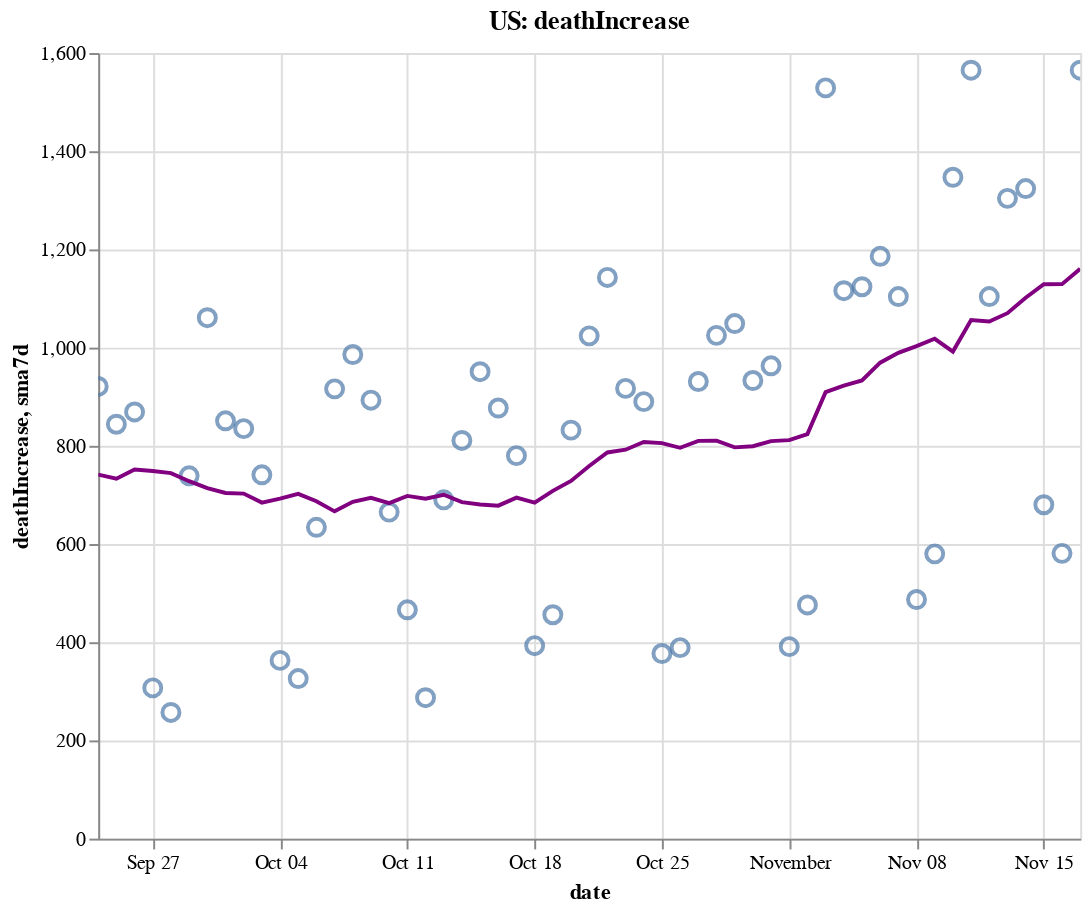

The code cell stored with this chart in its notebook:
### Code cell
create_plot(us, 'deathIncrease')

### Figure 1 — Vega-Lite specification as saved in the notebook (floating-point values rounded to 4 significant figures)
{"config": {"view": {"continuousWidth": 400, "continuousHeight": 300}}, "layer": [{"layer": [{"mark": {"type": "point", "size": 75}, "encoding": {"tooltip": [{"type": "temporal", "field": "date"}, {"type": "quantitative", "field": "deathIncrease"}, {"type": "quantitative", "field": "sma7d"}], "x": {"type": "temporal", "field": "date"}, "y": {"type": "quantitative", "field": "deathIncrease"}}, "selection": {"selector006": {"type": "interval", "bind": "scales", "encodings": ["x", "y"]}}}, {"mark": {"type": "line", "color": "purple"}, "encoding": {"x": {"type": "temporal", "field": "date"}, "y": {"type": "quantitative", "field": "sma7d"}}}]}, {"mark": {"type": "rule", "color": "#aaa"}, "encoding": {"x": {"type": "temporal", "field": "date"}}, "transform": [{"filter": {"selection": "selector005"}}]}, {"mark": "circle", "encoding": {"opacity": {"condition": {"value": 1, "selection": "selector005"}, "value": 0}, "tooltip": [{"type": "temporal", "field": "date"}, {"type": "quantitative", "field": "deathIncrease"}, {"type": "quantitative", "field": "sma7d"}], "x": {"type": "temporal", "field": "date"}, "y": {"type": "quantitative", "field": "deathIncrease"}}, "selection": {"selector005": {"type": "single", "encodings": ["x"], "on": "mouseover", "nearest": true, "empty": "none"}}}, {"mark": {"type": "text", "align": "left", "dx": 5, "dy": -5, "stroke": "white", "strokeWidth": 2}, "encoding": {"text": {"type": "quantitative", "field": "deathIncrease"}, "tooltip": [{"type": "temporal", "field": "date"}, {"type": "quantitative", "field": "deathIncrease"}, {"type": "quantitative", "field": "sma7d"}], "x": {"type": "temporal", "field": "date"}, "y": {"type": "quantitative", "field": "deathIncrease"}}, "transform": [{"filter": {"selection": "selector005"}}]}, {"mark": {"type": "text", "align": "left", "dx": 5, "dy": -5}, "encoding": {"text": {"type": "quantitative", "field": "deathIncrease"}, "tooltip": [{"type": "temporal", "field": "date"}, {"type": "quantitative", "field": "deathIncrease"}, {"type": "quantitative", "field": "sma7d"}], "x": {"type": "temporal", "field": "date"}, "y": {"type": "quantitative", "field": "deathIncrease"}}, "transform": [{"filter": {"selection": "selector005"}}]}], "data": {"name": "data-0522ab9dbb67c2e331b818c999f19ddf"}, "height": 400, "title": "US: deathIncrease", "width": 500, "$schema": "https://vega.github.io/schema/vega-lite/v4.8.1.json", "datasets": {"data-0522ab9dbb67c2e331b818c999f19ddf": [{"date": "2020-09-24T00:00:00", "totalTestResultsIncrease": 1038000.0, "positiveIncrease": 43370.0, "death": 194800.0, "deathIncrease": 921.0, "positiveRate": 0.042, "state": "US", "sma7d": 741.3}, {"date": "2020-09-25T00:00:00", "totalTestResultsIncrease": 1112000.0, "positiveIncrease": 55000.0, "death": 195700.0, "deathIncrease": 844.0, "positiveRate": 0.049, "state": "US", "sma7d": 733.1}, {"date": "2020-09-26T00:00:00", "totalTestResultsIncrease": 1123000.0, "positiveIncrease": 47590.0, "death": 196600.0, "deathIncrease": 869.0, "positiveRate": 0.042, "state": "US", "sma7d": 751.6}, {"date": "2020-09-27T00:00:00", "totalTestResultsIncrease": 905600.0, "positiveIncrease": 35060.0, "death": 196900.0, "deathIncrease": 307.0, "positiveRate": 0.039, "state": "US", "sma7d": 748.7}, {"date": "2020-09-28T00:00:00", "totalTestResultsIncrease": 1164000.0, "positiveIncrease": 36050.0, "death": 197100.0, "deathIncrease": 257.0, "positiveRate": 0.031, "state": "US", "sma7d": 744.4}, {"date": "2020-09-29T00:00:00", "totalTestResultsIncrease": 914100.0, "positiveIncrease": 36290.0, "death": 197900.0, "deathIncrease": 739.0, "positiveRate": 0.04, "state": "US", "sma7d": 728.0}, {"date": "2020-09-30T00:00:00", "totalTestResultsIncrease": 904400.0, "positiveIncrease": 44260.0, "death": 198900.0, "deathIncrease": 1061.0, "positiveRate": 0.049, "state": "US", "sma7d": 714.0}, {"date": "2020-10-01T00:00:00", "totalTestResultsIncrease": 998200.0, "positiveIncrease": 45490.0, "death": 199800.0, "deathIncrease": 851.0, "positiveRate": 0.046, "state": "US", "sma7d": 704.0}, {"date": "2020-10-02T00:00:00", "totalTestResultsIncrease": 1242000.0, "positiveIncrease": 49150.0, "death": 200600.0, "deathIncrease": 835.0, "positiveRate": 0.04, "state": "US", "sma7d": 702.7}, {"date": "2020-10-03T00:00:00", "totalTestResultsIncrease": 1100000.0, "positiveIncrease": 51000.0, "death": 201400.0, "deathIncrease": 741.0, "positiveRate": 0.046, "state": "US", "sma7d": 684.4}, {"date": "2020-10-04T00:00:00", "totalTestResultsIncrease": 1029000.0, "positiveIncrease": 38240.0, "death": 201700.0, "deathIncrease": 363.0, "positiveRate": 0.037, "state": "US", "sma7d": 692.4}, {"date": "2020-10-05T00:00:00", "totalTestResultsIncrease": 990500.0, "positiveIncrease": 37840.0, "death": 202000.0, "deathIncrease": 326.0, "positiveRate": 0.038, "state": "US", "sma7d": 702.3}, {"date": "2020-10-06T00:00:00", "totalTestResultsIncrease": 907000.0, "positiveIncrease": 38560.0, "death": 202700.0, "deathIncrease": 634.0, "positiveRate": 0.043, "state": "US", "sma7d": 687.3}, {"date": "2020-10-07T00:00:00", "totalTestResultsIncrease": 973500.0, "positiveIncrease": 50400.0, "death": 203600.0, "deathIncrease": 916.0, "positiveRate": 0.052, "state": "US", "sma7d": 666.6}, {"date": "2020-10-08T00:00:00", "totalTestResultsIncrease": 1149000.0, "positiveIncrease": 55120.0, "death": 204600.0, "deathIncrease": 986.0, "positiveRate": 0.048, "state": "US", "sma7d": 685.9}, {"date": "2020-10-09T00:00:00", "totalTestResultsIncrease": 1201000.0, "positiveIncrease": 56730.0, "death": 205500.0, "deathIncrease": 893.0, "positiveRate": 0.047, "state": "US", "sma7d": 694.1}, {"date": "2020-10-10T00:00:00", "totalTestResultsIncrease": 1247000.0, "positiveIncrease": 57230.0, "death": 206100.0, "deathIncrease": 665.0, "positiveRate": 0.046, "state": "US", "sma7d": 683.3}, {"date": "2020-10-11T00:00:00", "totalTestResultsIncrease": 1083000.0, "positiveIncrease": 46690.0, "death": 206600.0, "deathIncrease": 466.0, "positiveRate": 0.043, "state": "US", "sma7d": 698.0}, {"date": "2020-10-12T00:00:00", "totalTestResultsIncrease": 1064000.0, "positiveIncrease": 42770.0, "death": 206900.0, "deathIncrease": 287.0, "positiveRate": 0.04, "state": "US", "sma7d": 692.4}, {"date": "2020-10-13T00:00:00", "totalTestResultsIncrease": 1041000.0, "positiveIncrease": 48150.0, "death": 207600.0, "deathIncrease": 690.0, "positiveRate": 0.046, "state": "US", "sma7d": 700.4}, {"date": "2020-10-14T00:00:00", "totalTestResultsIncrease": 1041000.0, "positiveIncrease": 56250.0, "death": 208400.0, "deathIncrease": 811.0, "positiveRate": 0.054, "state": "US", "sma7d": 685.4}, {"date": "2020-10-15T00:00:00", "totalTestResultsIncrease": 1102000.0, "positiveIncrease": 62850.0, "death": 209300.0, "deathIncrease": 951.0, "positiveRate": 0.057, "state": "US", "sma7d": 680.4}, {"date": "2020-10-16T00:00:00", "totalTestResultsIncrease": 1230000.0, "positiveIncrease": 67930.0, "death": 210200.0, "deathIncrease": 877.0, "positiveRate": 0.055, "state": "US", "sma7d": 678.1}, {"date": "2020-10-17T00:00:00", "totalTestResultsIncrease": 1295000.0, "positiveIncrease": 57740.0, "death": 211000.0, "deathIncrease": 780.0, "positiveRate": 0.045, "state": "US", "sma7d": 694.6}, {"date": "2020-10-18T00:00:00", "totalTestResultsIncrease": 1056000.0, "positiveIncrease": 48620.0, "death": 211400.0, "deathIncrease": 393.0, "positiveRate": 0.046, "state": "US", "sma7d": 684.1}, {"date": "2020-10-19T00:00:00", "totalTestResultsIncrease": 1131000.0, "positiveIncrease": 56900.0, "death": 211800.0, "deathIncrease": 456.0, "positiveRate": 0.05, "state": "US", "sma7d": 708.3}, {"date": "2020-10-20T00:00:00", "totalTestResultsIncrease": 948700.0, "positiveIncrease": 60330.0, "death": 212700.0, "deathIncrease": 832.0, "positiveRate": 0.064, "state": "US", "sma7d": 728.6}, {"date": "2020-10-21T00:00:00", "totalTestResultsIncrease": 939500.0, "positiveIncrease": 60670.0, "death": 213700.0, "deathIncrease": 1024.0, "positiveRate": 0.065, "state": "US", "sma7d": 759.0}, {"date": "2020-10-22T00:00:00", "totalTestResultsIncrease": 1219000.0, "positiveIncrease": 72890.0, "death": 214800.0, "deathIncrease": 1143.0, "positiveRate": 0.06, "state": "US", "sma7d": 786.4}, {"date": "2020-10-23T00:00:00", "totalTestResultsIncrease": 1379000.0, "positiveIncrease": 82230.0, "death": 215800.0, "deathIncrease": 917.0, "positiveRate": 0.06, "state": "US", "sma7d": 792.1}, {"date": "2020-10-24T00:00:00", "totalTestResultsIncrease": 1321000.0, "positiveIncrease": 82730.0, "death": 216700.0, "deathIncrease": 890.0, "positiveRate": 0.063, "state": "US", "sma7d": 807.9}, {"date": "2020-10-25T00:00:00", "totalTestResultsIncrease": 1191000.0, "positiveIncrease": 65080.0, "death": 217000.0, "deathIncrease": 377.0, "positiveRate": 0.055, "state": "US", "sma7d": 805.6}, {"date": "2020-10-26T00:00:00", "totalTestResultsIncrease": 1201000.0, "positiveIncrease": 62100.0, "death": 217400.0, "deathIncrease": 389.0, "positiveRate": 0.052, "state": "US", "sma7d": 796.0}, {"date": "2020-10-27T00:00:00", "totalTestResultsIncrease": 1081000.0, "positiveIncrease": 73000.0, "death": 218300.0, "deathIncrease": 931.0, "positiveRate": 0.068, "state": "US", "sma7d": 810.1}, {"date": "2020-10-28T00:00:00", "totalTestResultsIncrease": 1086000.0, "positiveIncrease": 78630.0, "death": 219400.0, "deathIncrease": 1025.0, "positiveRate": 0.072, "state": "US", "sma7d": 810.3}, {"date": "2020-10-29T00:00:00", "totalTestResultsIncrease": 1325000.0, "positiveIncrease": 87980.0, "death": 220400.0, "deathIncrease": 1049.0, "positiveRate": 0.066, "state": "US", "sma7d": 796.9}, {"date": "2020-10-30T00:00:00", "totalTestResultsIncrease": 1362000.0, "positiveIncrease": 96700.0, "death": 221400.0, "deathIncrease": 933.0, "positiveRate": 0.071, "state": "US", "sma7d": 799.1}, {"date": "2020-10-31T00:00:00", "totalTestResultsIncrease": 1374000.0, "positiveIncrease": 90500.0, "death": 222300.0, "deathIncrease": 963.0, "positiveRate": 0.066, "state": "US", "sma7d": 809.6}, {"date": "2020-11-01T00:00:00", "totalTestResultsIncrease": 1140000.0, "positiveIncrease": 74050.0, "death": 222700.0, "deathIncrease": 391.0, "positiveRate": 0.065, "state": "US", "sma7d": 811.6}, {"date": "2020-11-02T00:00:00", "totalTestResultsIncrease": 1328000.0, "positiveIncrease": 82240.0, "death": 223200.0, "deathIncrease": 476.0, "positiveRate": 0.062, "state": "US", "sma7d": 824.0}, {"date": "2020-11-03T00:00:00", "totalTestResultsIncrease": 1126000.0, "positiveIncrease": 86070.0, "death": 224700.0, "deathIncrease": 1529.0, "positiveRate": 0.076, "state": "US", "sma7d": 909.4}, {"date": "2020-11-04T00:00:00", "totalTestResultsIncrease": 1207000.0, "positiveIncrease": 103100.0, "death": 225800.0, "deathIncrease": 1116.0, "positiveRate": 0.085, "state": "US", "sma7d": 922.4}, {"date": "2020-11-05T00:00:00", "totalTestResultsIncrease": 1564000.0, "positiveIncrease": 116200.0, "death": 227000.0, "deathIncrease": 1124.0, "positiveRate": 0.074, "state": "US", "sma7d": 933.1}, {"date": "2020-11-06T00:00:00", "totalTestResultsIncrease": 1562000.0, "positiveIncrease": 125200.0, "death": 228100.0, "deathIncrease": 1186.0, "positiveRate": 0.08, "state": "US", "sma7d": 969.3}, {"date": "2020-11-07T00:00:00", "totalTestResultsIncrease": 1406000.0, "positiveIncrease": 129200.0, "death": 229200.0, "deathIncrease": 1104.0, "positiveRate": 0.092, "state": "US", "sma7d": 989.4}, {"date": "2020-11-08T00:00:00", "totalTestResultsIncrease": 1259000.0, "positiveIncrease": 110800.0, "death": 229700.0, "deathIncrease": 487.0, "positiveRate": 0.088, "state": "US", "sma7d": 1003.0}, {"date": "2020-11-09T00:00:00", "totalTestResultsIncrease": 1519000.0, "positiveIncrease": 118700.0, "death": 230300.0, "deathIncrease": 580.0, "positiveRate": 0.078, "state": "US", "sma7d": 1018.0}, {"date": "2020-11-10T00:00:00", "totalTestResultsIncrease": 1237000.0, "positiveIncrease": 131000.0, "death": 231700.0, "deathIncrease": 1347.0, "positiveRate": 0.106, "state": "US", "sma7d": 992.0}, {"date": "2020-11-11T00:00:00", "totalTestResultsIncrease": 1382000.0, "positiveIncrease": 144500.0, "death": 233200.0, "deathIncrease": 1565.0, "positiveRate": 0.105, "state": "US", "sma7d": 1056.0}, {"date": "2020-11-12T00:00:00", "totalTestResultsIncrease": 1490000.0, "positiveIncrease": 150500.0, "death": 234300.0, "deathIncrease": 1104.0, "positiveRate": 0.101, "state": "US", "sma7d": 1053.0}, {"date": "2020-11-13T00:00:00", "totalTestResultsIncrease": 1684000.0, "positiveIncrease": 171400.0, "death": 235600.0, "deathIncrease": 1304.0, "positiveRate": 0.102, "state": "US", "sma7d": 1070.0}, {"date": "2020-11-14T00:00:00", "totalTestResultsIncrease": 1677000.0, "positiveIncrease": 164800.0, "death": 237000.0, "deathIncrease": 1324.0, "positiveRate": 0.098, "state": "US", "sma7d": 1102.0}, {"date": "2020-11-15T00:00:00", "totalTestResultsIncrease": 1618000.0, "positiveIncrease": 145600.0, "death": 237600.0, "deathIncrease": 680.0, "positiveRate": 0.09, "state": "US", "sma7d": 1129.0}, {"date": "2020-11-16T00:00:00", "totalTestResultsIncrease": 1479000.0, "positiveIncrease": 148500.0, "death": 238200.0, "deathIncrease": 581.0, "positiveRate": 0.1, "state": "US", "sma7d": 1129.0}, {"date": "2020-11-17T00:00:00", "totalTestResultsIncrease": 1495000.0, "positiveIncrease": 155200.0, "death": 239700.0, "deathIncrease": 1565.0, "positiveRate": 0.104, "state": "US", "sma7d": 1160.0}]}}
